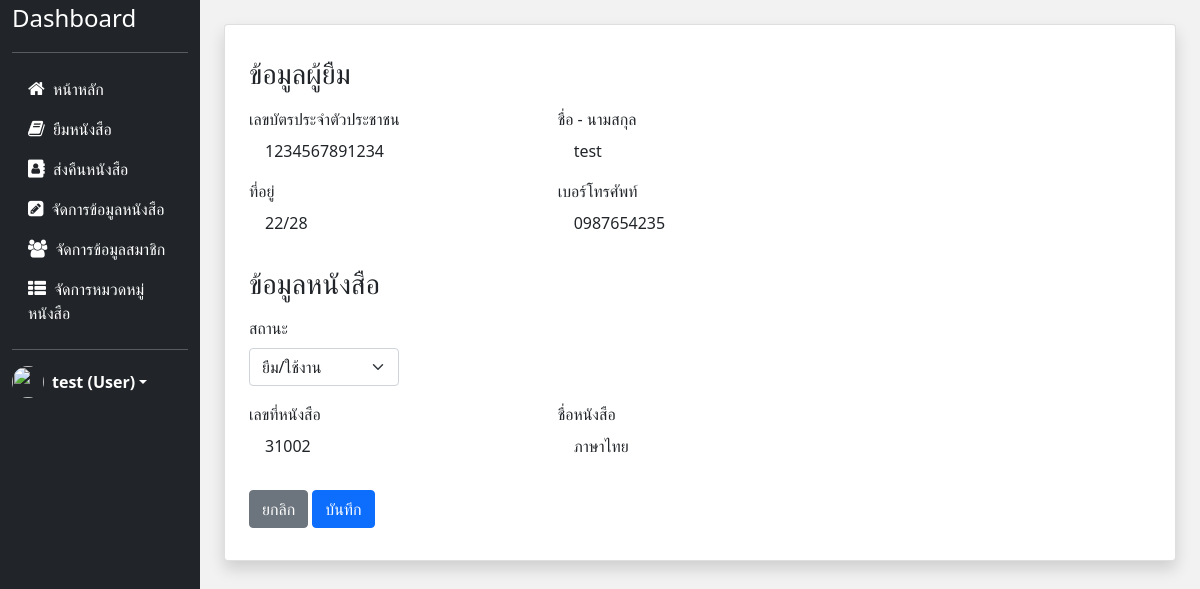
/returns/returnBooks.php?id=1 (signed in), run on the app's committed database.
### tables this page shows
CREATE TABLE `booking` (
  `id` int(11) NOT NULL,
  `book_id` varchar(20) NOT NULL,
  `c_id` int(11) NOT NULL,
  `start_date` timestamp NOT NULL DEFAULT current_timestamp(),
  `end_date` timestamp NOT NULL DEFAULT current_timestamp(),
  `price` int(11) NOT NULL,
  `m_id` int(11) NOT NULL,
  `status` int(10) NOT NULL
);

CREATE TABLE `member` (
  `m_id` int(11) NOT NULL,
  `m_card_id` varchar(13) NOT NULL,
  `m_name` varchar(60) NOT NULL,
  `username` varchar(30) NOT NULL,
  `password` varchar(30) NOT NULL,
  `address` mediumtext NOT NULL,
  `phone` varchar(10) NOT NULL,
  `status` int(11) NOT NULL DEFAULT 0
);

CREATE TABLE `book` (
  `b_id` int(11) NOT NULL,
  `b_name` varchar(50) NOT NULL,
  `c_id` int(11) NOT NULL,
  `status` varchar(11) NOT NULL DEFAULT 'ปกติ/ว่าง',
  `price` int(11) NOT NULL,
  `book_id` varchar(20) NOT NULL
);

### returns/returnBooks.php (the view, shortened to what this page needs)
<?php
include("../config/connect.php");
$id = $_GET['id'];
?>
<!doctype html>
<html lang="en">
<head>
    <?php
    include("../layout/header.php");
    ?>
</head>
<body>
    <div class="container-fluid" style="background-color: #f2f2f2;">
        <div class="row">
            <?php
            include("../layout/sidebar.php");
            $strSQL = "
            SELECT booking.m_id,booking.book_id,booking.id,member.m_card_id,member.m_name,member.address,member.phone,
                    book.status AS b_status,book.price,book.b_name
            FROM booking LEFT JOIN member ON booking.m_id = member.m_id
                        LEFT JOIN book ON booking.book_id = book.book_id
            WHERE id = $id;
            ";
            $result = mysqli_query($conn, $strSQL);
            if ($row = mysqli_fetch_array($result)) {
            ?>
                <div class="col-md-10 px-4 my-4">
                    <div class="card shadow p-2">
                        <div class="card-body py-4">
                            <h3 class="mb-3">ข้อมูลผู้ยืม</h3>
                            <div class="row">
                                <div class="col-md-4 mb-3">
                                    <label class="form-label">เลขบัตรประจำตัวประชาชน</label>
                                    <p class="mb-0 ms-3"><?php echo $row['m_card_id'] ?></p>
                                </div>
                                <div class="col-md-4 mb-3">
                                    <label class="form-label">ชื่อ - นามสกุล</label>
                                    <p class="mb-0 ms-3"><?php echo $row['m_name'] ?></p>
                                </div>
                            </div>
                            <div class="row mb-3">
                                <div class="col-md-4 mb-3">
                                    <label class="form-label">ที่อยู่</label>
                                    <p class="mb-0 ms-3"><?php echo $row['address'] ?></p>
                                </div>
                                <div class="col-md-4 mb-3">
                                    <label class="form-label">เบอร์โทรศัพท์</label>
                                    <p class="mb-0 ms-3"><?php echo $row['phone'] ?></p>
                                </div>
                            </div>
                            <h3 class="mb-3">ข้อมูลหนังสือ</h3>
                            <form action="./DB_returnBook.php" method="POST">
                                <div class="col-md-2 mb-3">
                                    <label class="form-label">สถานะ</label>
                                    <select class="form-select" name="status">
                                        <option value="<?php echo $row['b_status'] ?>" selected><?php echo $row['b_status'] ?></option>
                                    </select>
                                </div>
                                <div class="row mb-3">
                                    <div class="col-md-4 mb-3">
                                        <label class="form-label">เลขที่หนังสือ</label>
                                        <p class="mb-0 ms-3"><?php echo $row['book_id'] ?></p>
                                    </div>
                                    <div class="col-md-4 mb-3">
                                        <label class="form-label">ชื่อหนังสือ</label>
                                        <p class="mb-0 ms-3"><?php echo $row['b_name'] ?></p>
                                    </div>
                                </div>
                                <div class="row">
                                    <div class="col-md-3">
                                        <a href="./returnsList.php" class="btn btn-secondary">ยกลิก</a>
                                        <button type="submit" name="save" class="btn btn-primary">บันทึก</button>
                                    </div>
                                </div>
                            </form>
                        </div>
                    </div>
                </div>
            <?php } ?>
        </div>
    </div>
</body>
</html>

### data on the page
booking: m.m_card_id "1234567891234", m.m_name "test", m.address "22/28", m.phone "0987654235", status "ยืม/ใช้งาน", book "31002", book.b_name "ภาษาไทย"

### other printed values
$_SESSION["name"] "test"
$_SESSION["status"] "User"
